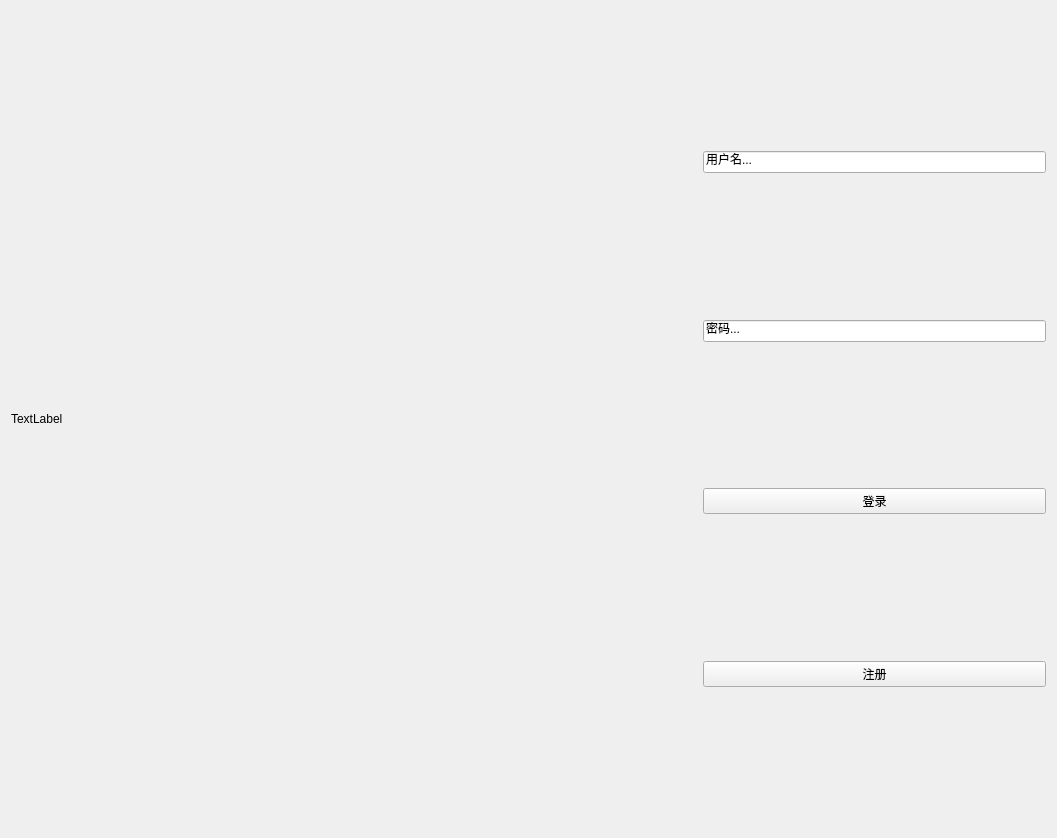
<?xml version="1.0" encoding="UTF-8"?>
<ui version="4.0">
 <class>Login</class>
 <widget class="QWidget" name="Login">
  <property name="geometry">
   <rect>
    <x>0</x>
    <y>0</y>
    <width>1057</width>
    <height>838</height>
   </rect>
  </property>
  <property name="windowTitle">
   <string>Form</string>
  </property>
  <layout class="QVBoxLayout" name="verticalLayout_2">
   <item>
    <layout class="QHBoxLayout" name="horizontalLayout_6" stretch="2,1">
     <property name="sizeConstraint">
      <enum>QLayout::SetFixedSize</enum>
     </property>
     <item>
      <widget class="QLabel" name="image_label">
       <property name="text">
        <string>TextLabel</string>
       </property>
      </widget>
     </item>
     <item>
      <layout class="QVBoxLayout" name="verticalLayout_4">
       <item>
        <spacer name="verticalSpacer_5">
         <property name="orientation">
          <enum>Qt::Vertical</enum>
         </property>
         <property name="sizeHint" stdset="0">
          <size>
           <width>20</width>
           <height>40</height>
          </size>
         </property>
        </spacer>
       </item>
       <item>
        <widget class="QLineEdit" name="lineEdit">
         <property name="text">
          <string>用户名...</string>
         </property>
        </widget>
       </item>
       <item>
        <spacer name="verticalSpacer">
         <property name="orientation">
          <enum>Qt::Vertical</enum>
         </property>
         <property name="sizeHint" stdset="0">
          <size>
           <width>20</width>
           <height>40</height>
          </size>
         </property>
        </spacer>
       </item>
       <item>
        <widget class="QLineEdit" name="lineEdit_2">
         <property name="text">
          <string>密码...</string>
         </property>
        </widget>
       </item>
       <item>
        <spacer name="verticalSpacer_2">
         <property name="orientation">
          <enum>Qt::Vertical</enum>
         </property>
         <property name="sizeHint" stdset="0">
          <size>
           <width>20</width>
           <height>40</height>
          </size>
         </property>
        </spacer>
       </item>
       <item>
        <widget class="QPushButton" name="pushButton_login">
         <property name="text">
          <string>登录</string>
         </property>
        </widget>
       </item>
       <item>
        <spacer name="verticalSpacer_3">
         <property name="orientation">
          <enum>Qt::Vertical</enum>
         </property>
         <property name="sizeHint" stdset="0">
          <size>
           <width>20</width>
           <height>40</height>
          </size>
         </property>
        </spacer>
       </item>
       <item>
        <widget class="QPushButton" name="pushButton_sign_in">
         <property name="text">
          <string>注册</string>
         </property>
        </widget>
       </item>
       <item>
        <spacer name="verticalSpacer_4">
         <property name="orientation">
          <enum>Qt::Vertical</enum>
         </property>
         <property name="sizeHint" stdset="0">
          <size>
           <width>20</width>
           <height>40</height>
          </size>
         </property>
        </spacer>
       </item>
      </layout>
     </item>
    </layout>
   </item>
  </layout>
 </widget>
 <resources/>
 <connections/>
</ui>
